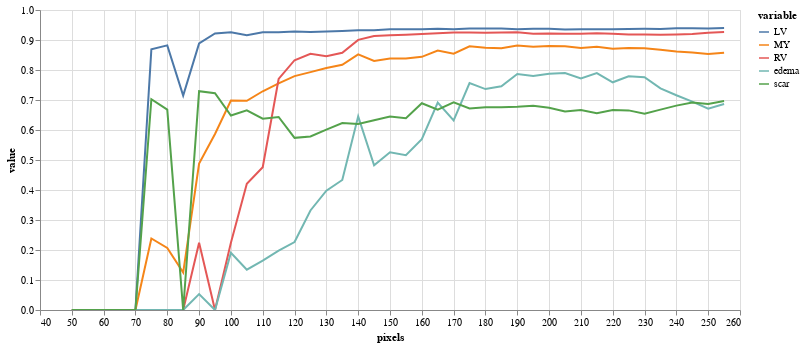

Write notebook code for a chart like this one.
### Code cell
(alt
 .Chart(results.melt(id_vars=['pixels'],value_vars=['LV','MY','RV','edema','scar']))
 .mark_line()
 .encode(
     x="pixels",
     y="value",
     color="variable",
     tooltip="value"
 )
 .properties(width=700,height=300)
 .interactive()
)

### Figure 1 — Vega-Lite specification as saved in the notebook (floating-point values rounded to 4 significant figures; data arrays with more than 128 entries replaced by an {"elided": "..."} marker saying what was removed)
{"config": {"view": {"continuousWidth": 400, "continuousHeight": 300}}, "data": {"name": "data-c44f90c619e11fc435a46b510a949b41"}, "mark": "line", "encoding": {"color": {"type": "nominal", "field": "variable"}, "tooltip": {"type": "quantitative", "field": "value"}, "x": {"type": "quantitative", "field": "pixels"}, "y": {"type": "quantitative", "field": "value"}}, "height": 300, "selection": {"selector002": {"type": "interval", "bind": "scales", "encodings": ["x", "y"]}}, "width": 700, "$schema": "https://vega.github.io/schema/vega-lite/v4.8.1.json", "datasets": {"data-c44f90c619e11fc435a46b510a949b41": {"elided": "210 records"}}}
